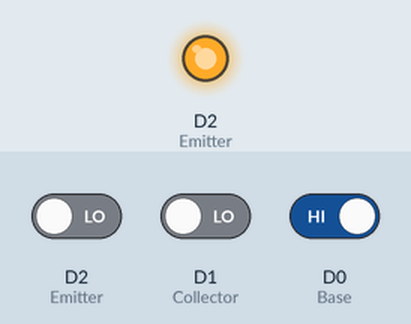
Simulated run of this sketch. Board: ESP8266 (NodeMCU). Shown: output pins drawn as LEDs (lit = HIGH). Inputs (shaded band) come from the test bench; at power-on: D0 (Base) HIGH, D2 (Emitter) LOW, D1 (Collector) LOW. Pins used as bus, display or sensor lines are not drawn; what the sketch prints to the serial monitor is not drawn.

Above: at 3.2 s.
3.3 s: D0 (Base) driven LOW
8.6 s: D2 (Emitter) driven HIGH and D1 (Collector) driven HIGH
Timing chart, 0 to 11.6 s (numbered marks = the images above; inputs shaded):
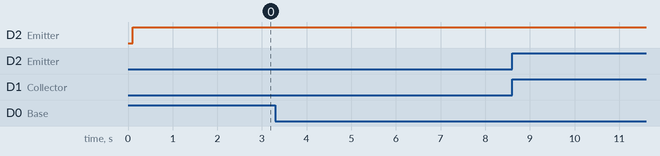

The sketch:

transistor_test.ino
```cpp
// Quick Triode Model Transistor test for NodeMCU and TIP31C

//define new pin names
//NPN transistor pin connecctions
#define Base       D0
#define Collector  D1
#define Emitter    D2

void setup() {
  // initialize serial communication at 9600 baud:
  Serial.begin(9600);
}

void trans_test_npn (){
  // Transistor diode tests a la triode model
  // Test diodes in forward bias

  pinMode(Base, OUTPUT);
  pinMode(Collector, INPUT);
  pinMode(Emitter, INPUT);

  digitalWrite(Base, HIGH);

  bool collector_diode_forward = digitalRead(Collector);
  bool emitter_diode_forward = digitalRead(Emitter);

  digitalWrite(Base, LOW);

  Serial.println("Both diodes should be high for the forward bias diode test (1)");

  Serial.print("The collector diode is ");
  Serial.println(collector_diode_forward);

  Serial.print("The emitter diode is ");
  Serial.println(emitter_diode_forward);

  if (collector_diode_forward && emitter_diode_forward) {
    Serial.println("Forward bias diode test successful");
  } else {
    Serial.println("Forward bias diode test failed - transistor is faulty");
  }

  // Test diodes in reverse bias

  pinMode(Base, INPUT);
  pinMode(Collector, OUTPUT);
  pinMode(Emitter, OUTPUT);

  digitalWrite(Collector, HIGH);

  bool collector_diode_reverse = digitalRead(Base);

  digitalWrite(Collector, LOW);
  digitalWrite(Emitter, HIGH);

  bool emitter_diode_reverse = digitalRead(Base);

  Serial.println("Both diodes should be low for the reverse bias diode test (0)");

  Serial.print("The collector diode is ");
  Serial.println(collector_diode_reverse);

  Serial.print("The emitter diode is ");
  Serial.println(emitter_diode_reverse);

  if (!collector_diode_reverse && !emitter_diode_reverse) {
    Serial.println("Reverse bias diode test successful");
  } else {
    Serial.println("Reverse bias diode test failed - transistor is faulty");
  }

  if (collector_diode_forward && emitter_diode_forward && !collector_diode_reverse && !emitter_diode_reverse) {
    Serial.println("The transistor appears to be working correctly");
  } else {
    Serial.println("The transistor appears to be faulty");
  }
}

void loop(){
  trans_test_npn();
  Serial.println();
  delay(2000);
}
```
